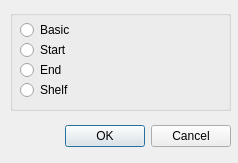
<?xml version="1.0" encoding="UTF-8"?>
<ui version="4.0">
 <class>Dialog</class>
 <widget class="QDialog" name="Dialog">
  <property name="geometry">
   <rect>
    <x>0</x>
    <y>0</y>
    <width>238</width>
    <height>163</height>
   </rect>
  </property>
  <property name="windowTitle">
   <string>Dialog</string>
  </property>
  <widget class="QWidget" name="layoutWidget">
   <property name="geometry">
    <rect>
     <x>20</x>
     <y>120</y>
     <width>211</width>
     <height>33</height>
    </rect>
   </property>
   <layout class="QHBoxLayout">
    <property name="spacing">
     <number>6</number>
    </property>
    <property name="margin" stdset="0">
     <number>0</number>
    </property>
    <item>
     <spacer>
      <property name="orientation">
       <enum>Qt::Horizontal</enum>
      </property>
      <property name="sizeHint" stdset="0">
       <size>
        <width>131</width>
        <height>31</height>
       </size>
      </property>
     </spacer>
    </item>
    <item>
     <widget class="QPushButton" name="okButton">
      <property name="text">
       <string>OK</string>
      </property>
     </widget>
    </item>
    <item>
     <widget class="QPushButton" name="cancelButton">
      <property name="text">
       <string>Cancel</string>
      </property>
     </widget>
    </item>
   </layout>
  </widget>
  <widget class="QGroupBox" name="groupBox">
   <property name="geometry">
    <rect>
     <x>10</x>
     <y>10</y>
     <width>221</width>
     <height>101</height>
    </rect>
   </property>
   <property name="title">
    <string/>
   </property>
   <widget class="QRadioButton" name="basicRadioButton">
    <property name="geometry">
     <rect>
      <x>10</x>
      <y>10</y>
      <width>89</width>
      <height>20</height>
     </rect>
    </property>
    <property name="text">
     <string>Basic</string>
    </property>
   </widget>
   <widget class="QRadioButton" name="startRadioButton">
    <property name="geometry">
     <rect>
      <x>10</x>
      <y>30</y>
      <width>89</width>
      <height>20</height>
     </rect>
    </property>
    <property name="text">
     <string>Start</string>
    </property>
   </widget>
   <widget class="QRadioButton" name="endRadioButton">
    <property name="geometry">
     <rect>
      <x>10</x>
      <y>50</y>
      <width>89</width>
      <height>20</height>
     </rect>
    </property>
    <property name="text">
     <string>End</string>
    </property>
   </widget>
   <widget class="QRadioButton" name="shelfRadioButton">
    <property name="geometry">
     <rect>
      <x>10</x>
      <y>70</y>
      <width>89</width>
      <height>20</height>
     </rect>
    </property>
    <property name="text">
     <string>Shelf</string>
    </property>
   </widget>
  </widget>
 </widget>
 <resources/>
 <connections>
  <connection>
   <sender>okButton</sender>
   <signal>clicked()</signal>
   <receiver>Dialog</receiver>
   <slot>accept()</slot>
   <hints>
    <hint type="sourcelabel">
     <x>278</x>
     <y>253</y>
    </hint>
    <hint type="destinationlabel">
     <x>96</x>
     <y>254</y>
    </hint>
   </hints>
  </connection>
  <connection>
   <sender>cancelButton</sender>
   <signal>clicked()</signal>
   <receiver>Dialog</receiver>
   <slot>reject()</slot>
   <hints>
    <hint type="sourcelabel">
     <x>369</x>
     <y>253</y>
    </hint>
    <hint type="destinationlabel">
     <x>179</x>
     <y>282</y>
    </hint>
   </hints>
  </connection>
 </connections>
</ui>
